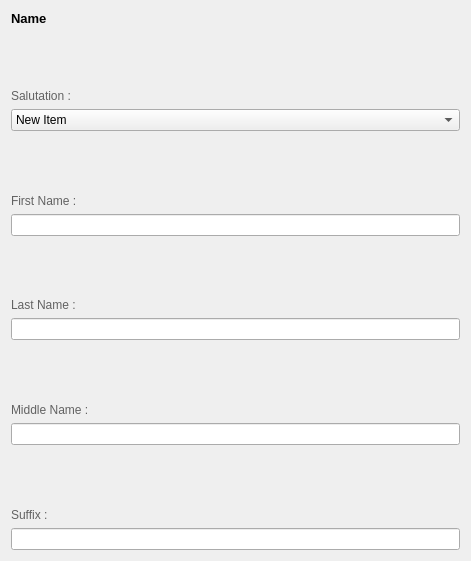
            <widget class="QWidget" name="layoutWidget_7">
             <property name="geometry">
              <rect>
               <x>40</x>
               <y>380</y>
               <width>471</width>
               <height>561</height>
              </rect>
             </property>
             <layout class="QVBoxLayout" name="verticalLayout_12">
              <item>
               <widget class="QLabel" name="NameLabel_2">
                <property name="sizePolicy">
                 <sizepolicy hsizetype="Expanding" vsizetype="Fixed">
                  <horstretch>0</horstretch>
                  <verstretch>0</verstretch>
                 </sizepolicy>
                </property>
                <property name="font">
                 <font>
                  <pointsize>10</pointsize>
                  <bold>true</bold>
                 </font>
                </property>
                <property name="styleSheet">
                 <string notr="true">color: rgb(0, 0, 0);</string>
                </property>
                <property name="text">
                 <string>Name </string>
                </property>
               </widget>
              </item>
              <item>
               <spacer name="verticalSpacer_6">
                <property name="orientation">
                 <enum>Qt::Orientation::Vertical</enum>
                </property>
                <property name="sizeType">
                 <enum>QSizePolicy::Policy::Expanding</enum>
                </property>
                <property name="sizeHint" stdset="0">
                 <size>
                  <width>10</width>
                  <height>20</height>
                 </size>
                </property>
               </spacer>
              </item>
              <item>
               <widget class="QLabel" name="SalutationLabel_2">
                <property name="sizePolicy">
                 <sizepolicy hsizetype="Expanding" vsizetype="Fixed">
                  <horstretch>0</horstretch>
                  <verstretch>0</verstretch>
                 </sizepolicy>
                </property>
                <property name="styleSheet">
                 <string notr="true">color: rgb(98, 98, 98);</string>
                </property>
                <property name="text">
                 <string>Salutation :</string>
                </property>
               </widget>
              </item>
              <item>
               <widget class="QComboBox" name="Salutation_2">
                <property name="sizePolicy">
                 <sizepolicy hsizetype="Expanding" vsizetype="Fixed">
                  <horstretch>0</horstretch>
                  <verstretch>0</verstretch>
                 </sizepolicy>
                </property>
                <property name="maximumSize">
                 <size>
                  <width>16777215</width>
                  <height>150</height>
                 </size>
                </property>
                <item>
                 <property name="text">
                  <string>New Item</string>
                 </property>
                </item>
                <item>
                 <property name="text">
                  <string>New Item</string>
                 </property>
                </item>
                <item>
                 <property name="text">
                  <string>New Item</string>
                 </property>
                </item>
                <item>
                 <property name="text">
                  <string>New Item</string>
                 </property>
                </item>
               </widget>
              </item>
              <item>
               <spacer name="verticalSpacer_20">
                <property name="orientation">
                 <enum>Qt::Orientation::Vertical</enum>
                </property>
                <property name="sizeType">
                 <enum>QSizePolicy::Policy::Expanding</enum>
                </property>
                <property name="sizeHint" stdset="0">
                 <size>
                  <width>10</width>
                  <height>20</height>
                 </size>
                </property>
               </spacer>
              </item>
              <item>
               <widget class="QLabel" name="FirstNameLabel_2">
                <property name="sizePolicy">
                 <sizepolicy hsizetype="Expanding" vsizetype="Fixed">
                  <horstretch>0</horstretch>
                  <verstretch>0</verstretch>
                 </sizepolicy>
                </property>
                <property name="styleSheet">
                 <string notr="true">color: rgb(98, 98, 98);</string>
                </property>
                <property name="text">
                 <string>First Name :</string>
                </property>
               </widget>
              </item>
              <item>
               <widget class="QLineEdit" name="FirstName_2">
                <property name="maximumSize">
                 <size>
                  <width>16777215</width>
                  <height>300</height>
                 </size>
                </property>
               </widget>
              </item>
              <item>
               <spacer name="verticalSpacer_21">
                <property name="orientation">
                 <enum>Qt::Orientation::Vertical</enum>
                </property>
                <property name="sizeType">
                 <enum>QSizePolicy::Policy::Expanding</enum>
                </property>
                <property name="sizeHint" stdset="0">
                 <size>
                  <width>10</width>
                  <height>20</height>
                 </size>
                </property>
               </spacer>
              </item>
              <item>
               <widget class="QLabel" name="LastNameLabel_2">
                <property name="sizePolicy">
                 <sizepolicy hsizetype="Expanding" vsizetype="Fixed">
                  <horstretch>0</horstretch>
                  <verstretch>0</verstretch>
                 </sizepolicy>
                </property>
                <property name="styleSheet">
                 <string notr="true">color: rgb(98, 98, 98);</string>
                </property>
                <property name="text">
                 <string>Last Name :</string>
                </property>
               </widget>
              </item>
              <item>
               <widget class="QLineEdit" name="LastName_2">
                <property name="maximumSize">
                 <size>
                  <width>16777215</width>
                  <height>300</height>
                 </size>
                </property>
               </widget>
              </item>
              <item>
               <spacer name="verticalSpacer_22">
                <property name="orientation">
                 <enum>Qt::Orientation::Vertical</enum>
                </property>
                <property name="sizeType">
                 <enum>QSizePolicy::Policy::Expanding</enum>
                </property>
                <property name="sizeHint" stdset="0">
                 <size>
                  <width>10</width>
                  <height>20</height>
                 </size>
                </property>
               </spacer>
              </item>
              <item>
               <widget class="QLabel" name="MiddleNameLabel_3">
                <property name="sizePolicy">
                 <sizepolicy hsizetype="Expanding" vsizetype="Fixed">
                  <horstretch>0</horstretch>
                  <verstretch>0</verstretch>
                 </sizepolicy>
                </property>
                <property name="styleSheet">
                 <string notr="true">color: rgb(98, 98, 98);</string>
                </property>
                <property name="text">
                 <string>Middle Name :</string>
                </property>
               </widget>
              </item>
              <item>
               <widget class="QLineEdit" name="MiddleName_2">
                <property name="maximumSize">
                 <size>
                  <width>16777215</width>
                  <height>300</height>
                 </size>
                </property>
               </widget>
              </item>
              <item>
               <spacer name="verticalSpacer_23">
                <property name="orientation">
                 <enum>Qt::Orientation::Vertical</enum>
                </property>
                <property name="sizeType">
                 <enum>QSizePolicy::Policy::Expanding</enum>
                </property>
                <property name="sizeHint" stdset="0">
                 <size>
                  <width>10</width>
                  <height>20</height>
                 </size>
                </property>
               </spacer>
              </item>
              <item>
               <widget class="QLabel" name="SuffixLabel_3">
                <property name="sizePolicy">
                 <sizepolicy hsizetype="Expanding" vsizetype="Fixed">
                  <horstretch>0</horstretch>
                  <verstretch>0</verstretch>
                 </sizepolicy>
                </property>
                <property name="styleSheet">
                 <string notr="true">color: rgb(98, 98, 98);</string>
                </property>
                <property name="text">
                 <string>Suffix :</string>
                </property>
               </widget>
              </item>
              <item>
               <widget class="QLineEdit" name="Suffix_3">
                <property name="maximumSize">
                 <size>
                  <width>16777215</width>
                  <height>300</height>
                 </size>
                </property>
               </widget>
              </item>
             </layout>
            </widget>
